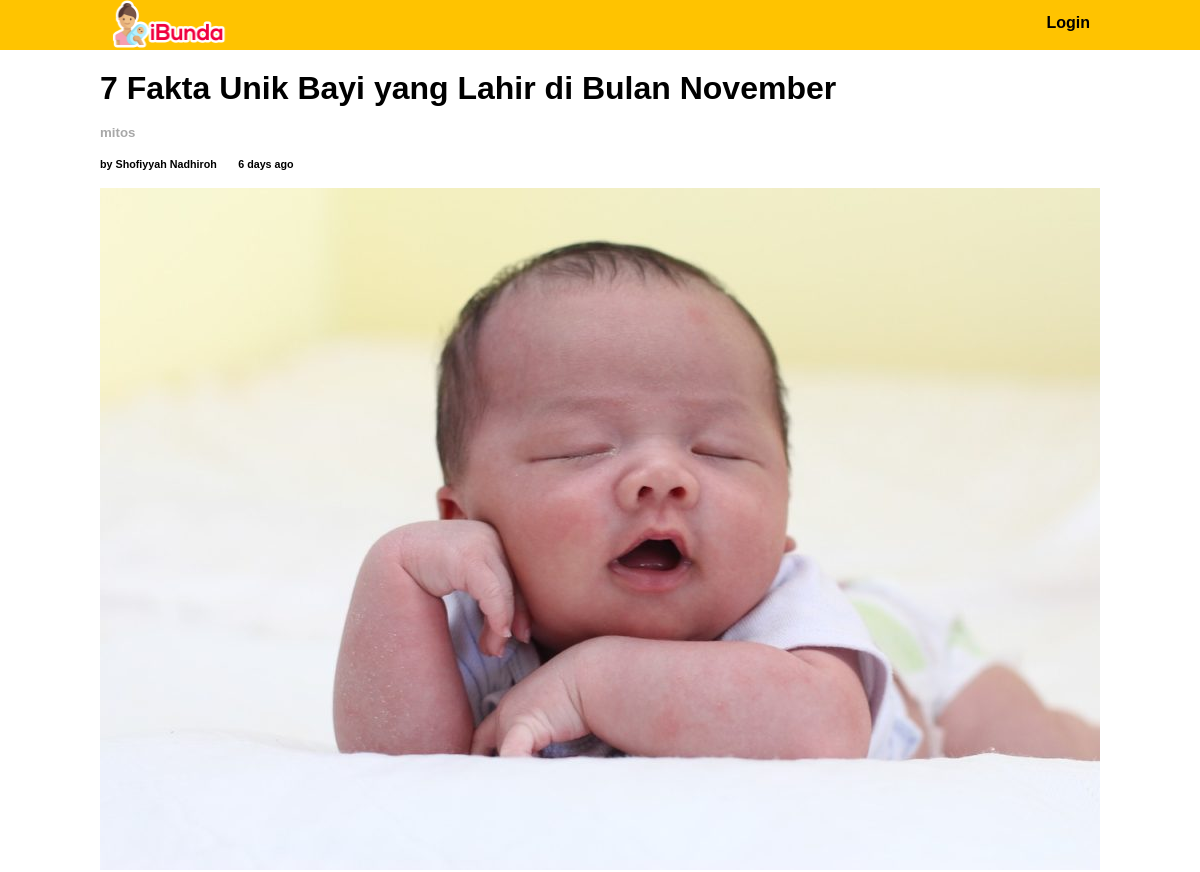
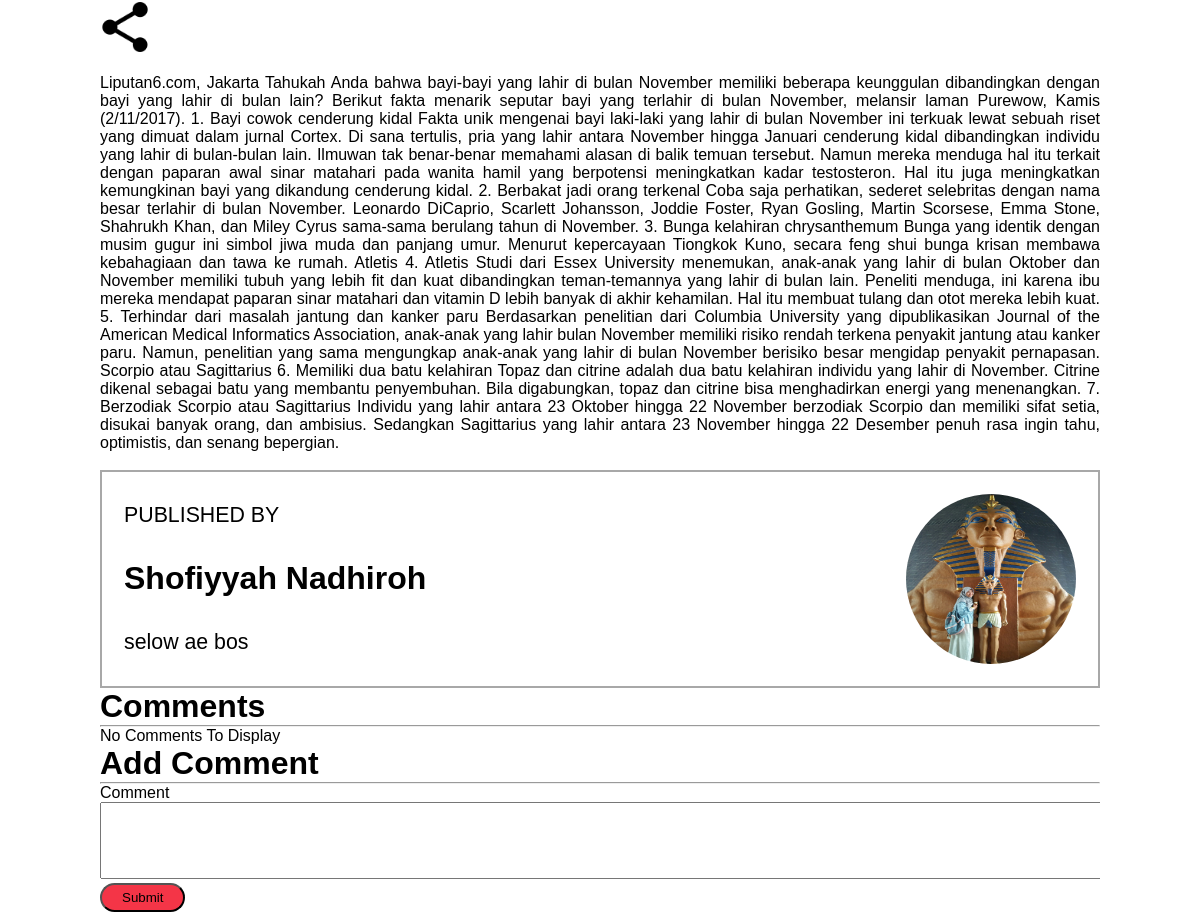
Screenshot of /detail_article/detail/11 with the database file from the repository (2 pictures, top to bottom).
### tables this page shows
CREATE TABLE `article` (
  `id` int(11) NOT NULL,
  `id_user` int(11) NOT NULL,
  `date` datetime NOT NULL DEFAULT CURRENT_TIMESTAMP,
  `stage` enum('0-6 bulan','7-11 bulan','1-3 tahun','ibu') NOT NULL,
  `topic` enum('kesehatan','tips & tricks','mitos','') NOT NULL,
  `title` varchar(255) NOT NULL,
  `picture` varchar(255) NOT NULL,
  `content` text NOT NULL
);

CREATE TABLE `user` (
  `id` int(11) NOT NULL,
  `name` varchar(255) NOT NULL,
  `password` varchar(255) NOT NULL,
  `email` varchar(255) NOT NULL,
  `forgot_password_code` varchar(255) NOT NULL,
  `profile_photo` varchar(255) NOT NULL,
  `member_since` datetime NOT NULL DEFAULT CURRENT_TIMESTAMP,
  `location` varchar(255) NOT NULL,
  `bio` varchar(255) NOT NULL
);

### application/views/layout.php (called while the page is built)
<?php
$this->load->view('component/header');
$this->load->view($content);

### application/controllers/Detail_article.php (called while the page is built, shortened)
<?php
class Detail_article extends MY_Controller {
    public function detail()
    {
        $id = $this->uri->segment(3);
        $data['content'] = 'page/detail/detail';
        $data['comment'] = $this->detail_m->get_comments($id);
        $data['article'] = $this->detail_m->get_detail($id);
        $this->load->view('layout', $data);
    }
}

### index.php (called while the page is built, shortened)
<?php
require_once BASEPATH.'core/CodeIgniter.php';

### application/models/Detail_m.php (called while the page is built, shortened)
<?php
class Detail_m extends CI_Model {
    public function get_detail($id = NULL)
    {
        $this->db->select("article.*, user.name, user.profile_photo, user.bio");
        $this->db->join('user', 'user.id = article.id_user');
        return $this->db->get_where('article', array('article.id' => (int)$id))->row();
    }
		public function get_comments($id)
        {
            $this->db->select("comment.*, user.name");
            $this->db->join('user', 'user.id = comment.id_user');
			$query = $this->db->get_where('comment', array('id_article' => $id));
			return $query->result_array();
		}
}

### application/views/page/detail/detail.php (the view, shortened to what this page needs)
<?php if($article): ?>
<div class="container">
	<div class="det detail">
		<div id="det article">
			<h1><?php echo $article->title?></h1><br>
            <h5 style="color:#a8a8a8"><?php echo $article->topic?></h6><br>
			<h6>by <?php echo $article->name?>&emsp;&emsp;6 days ago</h6><br>
			<img style="text-align: center;" src="<?php echo base_url()?>images/article_photo/<?php echo $article->picture?>">
			<img src="images/share.png" width="50px"><br><br>
			<p align="justify"><?php echo $article->content?></p>
			<br>
			<div class="author">
				<table>
					<tr>
						<td style="width: 670px;">PUBLISHED BY</td>
                        <td style="width: 300px;" rowspan="3"><img src="<?php echo base_url()?>images/profile_photo/<?php echo $article->profile_photo?>"></td>
                    </tr>
                    <tr>
						<td><h2><?php echo $article->name?></h2></td>
					</tr>
                    <tr>
						<td><p align="justify"><?php echo $article->bio?></p></td>
					</tr>
				</table>
			</div>
            <?php endif;?>
		<h1>Comments</h1>
        <hr />
        <?php error_reporting(0); if($comment) : ?>
        	<?php foreach($comment as $comments) : ?>
        		<div class="well">
        			<h5><?php echo $comments['name']; ?> </h5>
                    <p><?php echo $comments['comment']; ?></p>
        		</div>
        	<?php endforeach; ?>
        <?php else : ?>
        	<p>No Comments To Display</p>
        <?php endif; ?>
        <h1>Add Comment</h1>
        <hr />
        <?php echo form_open('detail_article/create/'.$article->id); ?>
        	<div class="form-group">
        		<label>Comment</label><br />
        		<textarea cols="136" rows="5" name="comment" class="form-control"></textarea>
        	</div>
        	<button class="btnsub" type="submit">Submit</button>
        </form>
	</div>
</div>

### css/style.css (style rules this page uses)
* { padding: 0; margin: 0; }
body { font-family: arial; position: relative; padding-bottom: 10px; }
.container { width: 1000px; margin: auto; overflow: hidden; }
.det .author { border-color: #a8a8a8; border-style: solid; border-width: 2px; padding: 15px; }
.author { border-color: #a8a8a8; border-style: solid; border-width: 2px; padding: 15px; font-size: 16pt; }
.author img { width: 170px; height: 170px; border-radius: 100%; float: right; }
.btnsub { background-color: #f43547; border-radius: 20px; padding: 5px 20px; }
table { border: none }
td { padding: 5px }

### rows the page displays
article: title "7 Fakta Unik Bayi yang Lahir di Bulan November", topic "mitos", id_user.name "Shofiyyah Nadhiroh", picture (picture), content "Liputan6.com, Jakarta Tahukah Anda bahwa bayi-bayi yang lahir di bulan November memiliki beberapa keunggulan dibandingkan dengan bayi yang lahir di bulan lain? Berikut fakta menarik seputar bayi yang terlahir di bulan November, melansir laman Purewow, Kamis (2/11/2017). 1. Bayi cowok cenderung kidal Fakta unik mengenai bayi laki-laki yang lahir di bulan November ini terkuak lewat sebuah riset yang dimuat dalam jurnal Cortex. Di sana tertulis, pria yang lahir antara November hingga Januari cenderung kidal dibandingkan individu yang lahir di bulan-bulan lain. Ilmuwan tak benar-benar memahami alasan di balik temuan tersebut. Namun mereka menduga hal itu terkait dengan paparan awal sinar…", id_user.profile_photo (picture), id_user.bio "selow ae bos"
